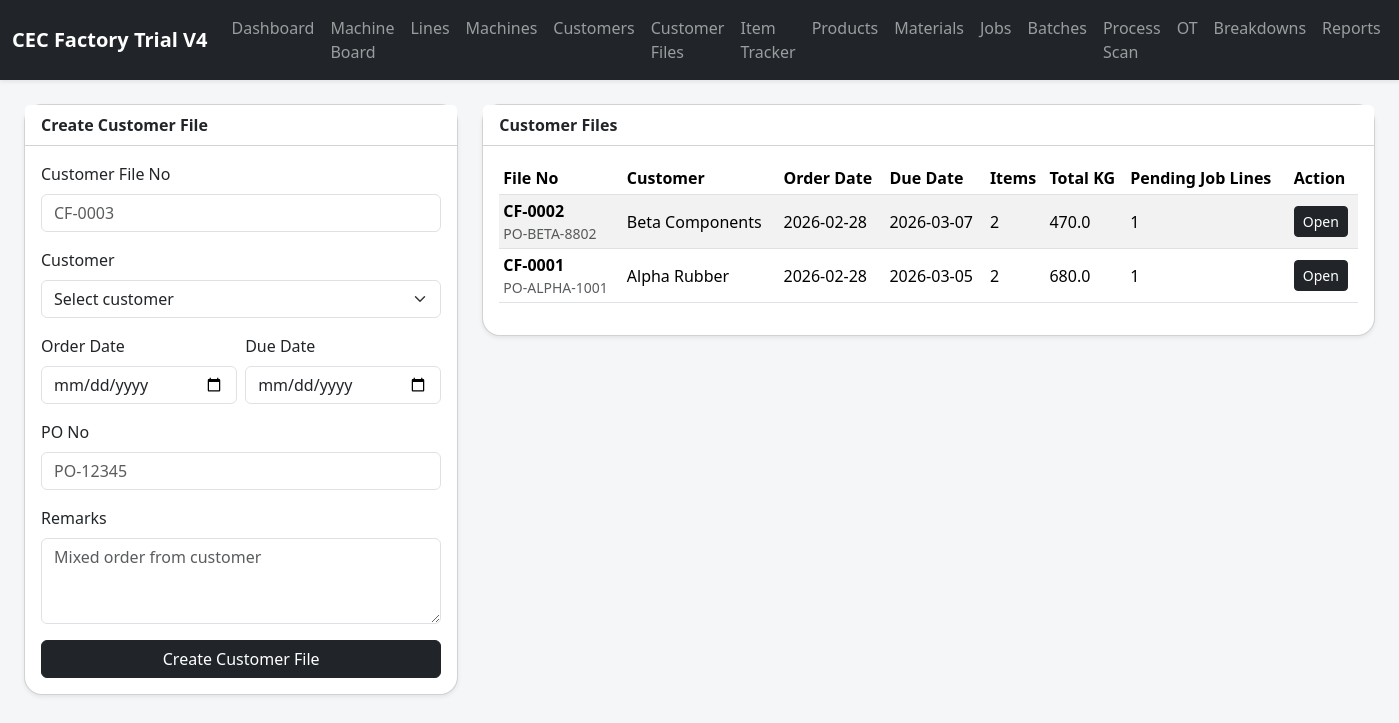
Page /customer-files on the committed database.
### tables this page shows
CREATE TABLE customer_files (
            id INTEGER PRIMARY KEY AUTOINCREMENT,
            file_no TEXT UNIQUE NOT NULL,
            customer_id INTEGER NOT NULL,
            order_date TEXT NOT NULL,
            due_date TEXT,
            po_no TEXT,
            remarks TEXT,
            status TEXT NOT NULL DEFAULT 'OPEN',
            created_at TEXT NOT NULL DEFAULT CURRENT_TIMESTAMP,
            FOREIGN KEY(customer_id) REFERENCES customers(id)
        );

### app.py (the view, shortened to what this page needs)
@app.route('/customer-files', methods=['GET', 'POST'])
def customer_files():
    customers_list = query_all('SELECT id, code, name FROM customers ORDER BY name')
    rows = query_all(
        '''
        SELECT cf.*, c.code AS customer_code, c.name AS customer_name,
               COUNT(i.id) AS item_count,
               ROUND(COALESCE(SUM(i.ordered_qty_kg), 0), 2) AS total_qty_kg,
               SUM(CASE WHEN i.planned_job_id IS NULL THEN 1 ELSE 0 END) AS pending_job_lines
        FROM customer_files cf
        JOIN customers c ON cf.customer_id = c.id
        LEFT JOIN customer_file_items i ON i.customer_file_id = cf.id
        GROUP BY cf.id, cf.file_no, cf.customer_id, cf.order_date, cf.due_date, cf.po_no, cf.remarks, cf.status, cf.created_at, c.code, c.name
        ORDER BY cf.id DESC
        '''
    )
    return render_template('customer_files.html', rows=rows, customers=customers_list)

### app.py (called while the page is built)
def get_db() -> sqlite3.Connection:
    if 'db' not in g:
        conn = sqlite3.connect(DB_PATH)
        conn.row_factory = sqlite3.Row
        g.db = conn
    return g.db

def query_all(sql: str, params: tuple = ()) -> list[sqlite3.Row]:
    cur = get_db().execute(sql, params)
    rows = cur.fetchall()
    cur.close()
    return rows

### templates/customer_files.html (shortened to what this page needs)
{% extends 'base.html' %}
{% block content %}
<div class="row g-4">
  <div class="col-lg-4">
    <div class="card shadow-sm">
      <div class="card-header bg-white"><strong>Create Customer File</strong></div>
      <div class="card-body">
        <form method="post">
          <div class="mb-3"><label class="form-label">Customer File No</label><input class="form-control" name="file_no" placeholder="CF-0003" required></div>
          <div class="mb-3"><label class="form-label">Customer</label>
            <select class="form-select" name="customer_id" required>
              <option value="">Select customer</option>
            </select>
          </div>
          <div class="row g-2">
            <div class="col-md-6"><label class="form-label">Order Date</label><input class="form-control" type="date" name="order_date" required></div>
            <div class="col-md-6"><label class="form-label">Due Date</label><input class="form-control" type="date" name="due_date"></div>
          </div>
          <div class="mt-3"><label class="form-label">PO No</label><input class="form-control" name="po_no" placeholder="PO-12345"></div>
          <div class="mt-3"><label class="form-label">Remarks</label><textarea class="form-control" name="remarks" rows="3" placeholder="Mixed order from customer"></textarea></div>
          <button class="btn btn-dark w-100 mt-3">Create Customer File</button>
        </form>
      </div>
    </div>
  </div>
  <div class="col-lg-8">
    <div class="card shadow-sm">
      <div class="card-header bg-white"><strong>Customer Files</strong></div>
      <div class="card-body table-responsive">
        <table class="table table-striped table-sm align-middle">
          <thead><tr><th>File No</th><th>Customer</th><th>Order Date</th><th>Due Date</th><th>Items</th><th>Total KG</th><th>Pending Job Lines</th><th>Action</th></tr></thead>
          <tbody>
            {% for row in rows %}
            <tr>
              <td>
                <div class="fw-semibold">{{ row.file_no }}</div>
                <div class="small text-muted">{{ row.po_no or '-' }}</div>
              </td>
              <td>{{ row.customer_name }}</td>
              <td>{{ row.order_date }}</td>
              <td>{{ row.due_date or '-' }}</td>
              <td>{{ row.item_count }}</td>
              <td>{{ row.total_qty_kg }}</td>
              <td>{{ row.pending_job_lines or 0 }}</td>
              <td><a class="btn btn-sm btn-dark" href="{{ url_for('customer_file_detail', file_id=row.id) }}">Open</a></td>
            </tr>
            {% else %}
            <tr><td colspan="8" class="text-center text-muted">No customer files yet.</td></tr>
            {% endfor %}
          </tbody>
        </table>
      </div>
    </div>
  </div>
</div>
{% endblock %}

### static/style.css (style rules this page uses)
body { background: #f4f6f8; }
.card, .machine-tile { border-radius: 18px; }
.table thead th { white-space: nowrap; }

### rows in the picture
customer_files: file_no "CF-0002", po_no "PO-BETA-8802", customer_name "Beta Components", order_date "2026-02-28", due_date "2026-03-07", item_count "2", total_qty_kg "470.0", pending_job_lines "1"
customer_files: file_no "CF-0001", po_no "PO-ALPHA-1001", customer_name "Alpha Rubber", order_date "2026-02-28", due_date "2026-03-05", item_count "2", total_qty_kg "680.0", pending_job_lines "1"
